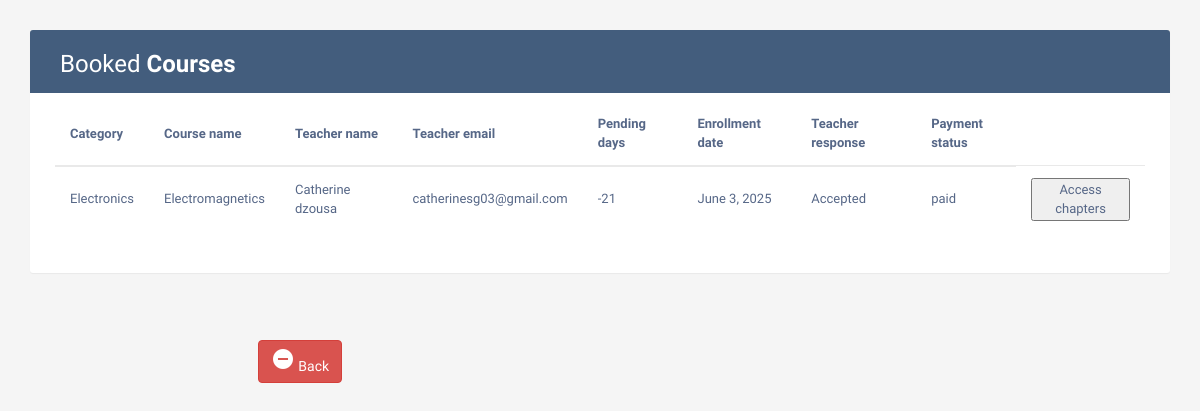
The page /st_book_courses (signed in) on the database its author committed.
### learn/models.py (models this page shows, shortened)
class Enrollment(models.Model):
    Pending_days = models.IntegerField(null=True)
    Enrollment_date = models.DateField(auto_now_add=True, null=True)
    Teacher_response = models.CharField(max_length=200, null=True)
    Course_completion_status = models.CharField(max_length=200, null=True)
    Payment_status = models.CharField(max_length=200, null=True)
    Certificate = models.FileField(null=True)
    notify = models.CharField(max_length=200, null = True)
    enrol_reg = models.ForeignKey(Registration, on_delete=models.SET_NULL, null = True, related_name = 'student_enrolled')
    enrol_tea = models.ForeignKey(Registration, on_delete=models.SET_NULL, null=True, related_name='teacher_teaching')
    enrol_cou = models.ForeignKey(Course, on_delete=models.CASCADE, null=True, related_name='course_enrolled')

class Course(models.Model):
    Course_title = models.CharField(max_length=200, null=True)
    Course_brief = models.TextField(null=True)
    Course_duration = models.IntegerField(null=True)
    Course_fee = models.FloatField(null=True)
    Language = models.CharField(max_length=200, null=True)
    cou_cat = models.ForeignKey(Category, on_delete=models.CASCADE, null=True,related_name = 'Course_to_category')
    cou_reg = models.ForeignKey(Registration, on_delete=models.SET_NULL, null=True, related_name = 'Course_to_registration')

class Category(models.Model):
    Category_title = models.CharField(max_length=200, null=True)
    Image = models.ImageField(null=True)

class Registration(models.Model):
    Password = models.CharField(max_length=200, null=True)
    Registration_date = models.DateField(auto_now_add=True, null=True)
    Num_of_courses_enrolled = models.IntegerField(null=True)
    Num_of_courses_completed = models.IntegerField(null=True)
    Qualification = models.TextField(null=True)
    Introduction_brief = models.TextField(null=True)
    Image = models.ImageField(upload_to='media', null=True)
    Num_of_enrolled_students = models.IntegerField(null=True)
    Average_review_rating = models.IntegerField(null=True)
    Num_of_reviews = models.IntegerField(null=True)
    About_website = models.TextField(null=True)
    Registration_fee = models.IntegerField(null=True)
    User_role = models.CharField(max_length=200, null=True)
    user = models.OneToOneField(User,on_delete = models.CASCADE, null = True)

### learn/views.py (the view)
# urls.py: path('st_book_courses', learn.views.st_book_courses, name='st_book_courses'),
def st_book_courses(request):
    st = Registration.objects.get(id = request.session['logg'])
    buk = Enrollment.objects.filter(enrol_reg = st)
    return render(request, 'st_book_courses.html',{'buk':buk,'st':st})

### Template/st_book_courses.html (shortened to what this page needs)
<!DOCTYPE html>
<html lang="en">
<head>
<link rel="stylesheet" href="https://maxcdn.bootstrapcdn.com/font-awesome/4.7.0/css/font-awesome.min.css">
<link rel="stylesheet" href="https://maxcdn.bootstrapcdn.com/bootstrap/3.3.7/css/bootstrap.min.css">
  <body>
    <div class="container">
        <div class="table-wrapper">
            <div class="table-title">
                {% if buk %}
                <div class="row">
                    <div class="col-sm-6">
						<h2>Booked <b>Courses</b></h2>
					</div>
                </div>
            </div>
            <table class="table table-striped table-hover">
                <thead>
                    <tr>
						<th>Category</th>
						<th>Course name</th>
						<th>Teacher name</th>
						<th>Teacher email </th>
						<th>Pending days</th>
						<th>Enrollment date</th>
						<th>Teacher response</th>
						<th>Payment status</th>
                      </tr>
                    </thead>
                <tbody>
                    <tr>
						{% for i in buk %}
                      <tr>
                                <td>{{i.enrol_cou.cou_cat.Category_title}}</td>
                                <td>{{i.enrol_cou.Course_title}}</td>
                                <td>{{i.enrol_tea.user.first_name}} {{i.enrol_tea.user.last_name}}</td>
                                <td>{{i.enrol_tea.user.email}}</td>
                                <td>{{i.Pending_days}}</td>
                                <td>{{i.Enrollment_date}}</td>
                                <td>{{i.Teacher_response}}</td>
                                <td>{{i.Payment_status}}</td>
                        <td>
							<button type="button" onclick="location.href='{% url 'acc_chapter' i.id %}'" name='t_h'>Access chapters</button>
                        </td>
                      </tr>
                    {% endfor %}
                    </tbody>
                  </table>
               </div>
            </div>
         {% else %}
         <h1 align="center" style="color:blue">No course bookings</h1>
         {% endif %}
    <div class="col-sm-6" align="center"><br><br>
						<a href="{% url 'student_home' %}" class="btn btn-danger" data-toggle="modal"><i class="material-icons">&#xE15C;</i> <span>Back</span></a>
					</div>
</body>
</html>

### Template/st_book_courses.html (style rules this page uses)
body { color: #566787; background: #f5f5f5; font-family: 'Varela Round', sans-serif; font-size: 13px; }
.table-wrapper { background: #fff; padding: 20px 25px; margin: 30px 0; border-radius: 3px; box-shadow: 0 1px 1px rgba(0,0,0,.05); }
.table-title { padding-bottom: 15px; background: #435d7d; color: #fff; padding: 16px 30px; margin: -20px -25px 10px; border-radius: 3px 3px 0 0; }
.table-title h2 { margin: 5px 0 0; font-size: 24px; }
table.table tr th, table.table tr td { border-color: #e9e9e9; padding: 12px 15px; vertical-align: middle; }
table.table tr th:first-child { width: 60px; }
table.table tr th:last-child { width: 100px; }
table.table-striped tbody tr:nth-of-type(odd) { background-color: #fcfcfc; }

### rows shown on the page
Enrollment: enrol_cou.cou_cat.Category_title "Electronics", enrol_cou.Course_title "Electromagnetics", enrol_tea.user.first_name "Catherine", enrol_tea.user.last_name "dzousa", enrol_tea.user.email "catherinesg03@gmail.com", Pending_days "-21", Enrollment_date "June 3, 2025", Teacher_response "Accepted", Payment_status "paid"
